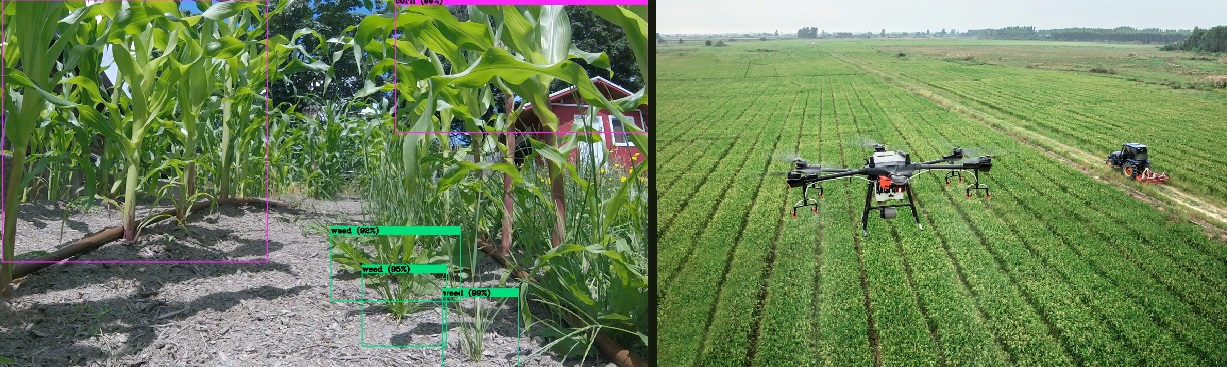
#> input picture images/imagenReadme.jpg, 1227 x 367 px, found by its file name; its folder holds only this picture in this run
$ jupyter execute --allow-errors EDA.ipynb
#> lines starting #> are read from the running program, lines starting #| are printed output that depends on the picture
# Data Description
It includes 2822 images.
Weed are annotated in YOLO v5 PyTorch format.

The following pre-processing was applied to each image:

Auto-orientation of pixel data (with EXIF-orientation stripping)
The following augmentation was applied to create 3 versions of each source image:

Equal probability of one of the following 90-degree rotations: none, clockwise, counter-clockwise
Random shear of between -15° to +15° horizontally and -15° to +15° vertically
Random brigthness adjustment of between -25 and +25 percent

 Info de data.yaml
 names: ['crop', 'weed']

[cell 1]
from google.colab import drive
drive.mount('/content/drive')

[cell 2]
import os

def contar_clases_en_carpeta(ruta_carpeta):
    contador_1 = 0
    contador_0 = 0

    archivos_txt = [archivo for archivo in os.listdir(ruta_carpeta) if archivo.endswith(".txt")]

    for archivo_txt in archivos_txt:
        ruta_completa = os.path.join(ruta_carpeta, archivo_txt)

        with open(ruta_completa, "r") as archivo:
            for linea in archivo:
                primer_caracter = linea.strip()[0]
                if primer_caracter == '1':
                    contador_1 += 1
                elif primer_caracter == '0':
                    contador_0 += 1

    return contador_1, contador_0, len(archivos_txt)

# Definir carpetas
carpeta_labels = "/content/drive/MyDrive/HUMAI Certificado Ciencia de Datos/WeedCrop/train/labels"
carpeta_labels_test = "/content/drive/MyDrive/HUMAI Certificado Ciencia de Datos/WeedCrop/test/labels"
carpeta_labels_valid = "/content/drive/MyDrive/HUMAI Certificado Ciencia de Datos/WeedCrop/valid/labels"

# Sumar contadores de las tres carpetas
contador_1_total = 0
contador_0_total = 0
total_archivos_total = 0

# Sumar contadores y archivos
#> (the rest of this cell did not finish here and is left out)

[cell 3]
import matplotlib.pyplot as plt

# Crear un gráfico de barras
categorias = ['crop', 'weed']
valores = [contador_0_total/1000, contador_1_total/1000]
plt.bar(categorias, valores, color=['blue', 'green'])
plt.ylabel('Número de ocurrencias en miles')
plt.title('Distribucion de clases')

# Mostrar el gráfico
plt.show()
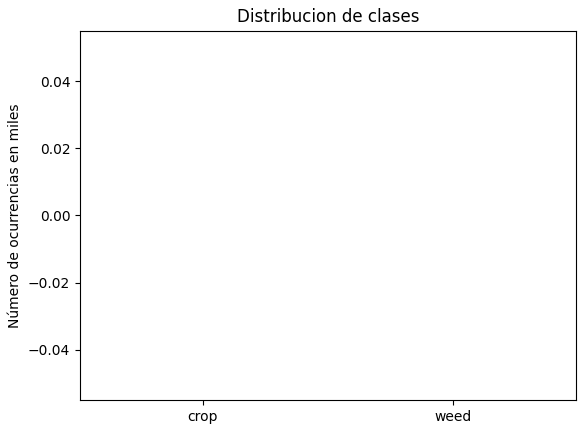
#> figure drawn by matplotlib, 1 panel
#> (the rest of this cell did not finish here and is left out)

[cell 4]
import os
import pandas as pd

carpeta_labels = "/content/drive/MyDrive/HUMAI/Data_weed_crop/train/labels"

# Inicializar listas para almacenar los datos
clases = []
coordenadas_x = []
coordenadas_y = []
ancho = []
alto = []

# Obtener la lista de archivos en la carpeta
#> (the rest of this cell did not finish here and is left out)

[cell 5]
import matplotlib.pyplot as plt

# Crear un scatter plot con un color diferente para cada clase
#> (the rest of this cell did not finish here and is left out)

[cell 6]
import matplotlib.pyplot as plt

# Crear un scatter plot con un color diferente para cada clase
#> (the rest of this cell did not finish here and is left out)

[cell 7]
import matplotlib.pyplot as plt

# Crear un scatter plot con puntos verdes y azules para cada clase
#> (the rest of this cell did not finish here and is left out)

[cell 8]
import matplotlib.pyplot as plt

# Crear un gráfico de mapa de calor (hexbin) con un color diferente para cada clase
#> (the rest of this cell did not finish here and is left out)

#> (a cell that did not finish here is left out)

[cell 10]
import os
from PIL import Image
import matplotlib.pyplot as plt

def obtener_tamano_imagen(ruta_imagen):
    try:
        # Abrir la imagen con Pillow
        imagen = Image.open(ruta_imagen)
#> imagen is the input picture: PIL image 1227x367 RGB; mean R, G, B 109.9, 132.3, 88.7

        # Obtener el tamaño de la imagen
        ancho, alto = imagen.size
#> ancho = 1227; alto = 367

        # Devolver el tamaño como una tupla (ancho, alto)
        return ancho, alto

    except Exception as e:
        print(f"Error al obtener el tamaño de la imagen {ruta_imagen}: {e}")
        return None

# Ruta de la carpeta que contiene las imágenes
carpeta_labels = "/content/drive/MyDrive/HUMAI Certificado Ciencia de Datos/WeedCrop/train/images"

# Obtener la lista de archivos en la carpeta
archivos_en_carpeta = os.listdir(carpeta_labels)

# Diccionario para almacenar tamaños y sus cantidades correspondientes
tamanos_con_cantidades = {}

# Iterar sobre los archivos y obtener los tamaños
for archivo in archivos_en_carpeta:
    ruta_imagen = os.path.join(carpeta_labels, archivo)
    tamano = obtener_tamano_imagen(ruta_imagen)
#> tamano = (1227, 367)
    if tamano:
        # Agregar el tamaño al diccionario y aumentar la cantidad
        if tamano in tamanos_con_cantidades:
            tamanos_con_cantidades[tamano] += 1
        else:
            tamanos_con_cantidades[tamano] = 1

# Crear listas separadas para tamaños y cantidades
tamaños, cantidades = zip(*tamanos_con_cantidades.items())

# Crear el gráfico de barras
plt.bar(range(len(tamaños)), cantidades, align='center')
plt.xticks(range(len(tamaños)), tamaños, rotation=45)
plt.xlabel('Tamaño de la Imagen')
plt.ylabel('Cantidad de Imágenes')
plt.title('Distribución de Tamaños de Imágenes')
plt.show()
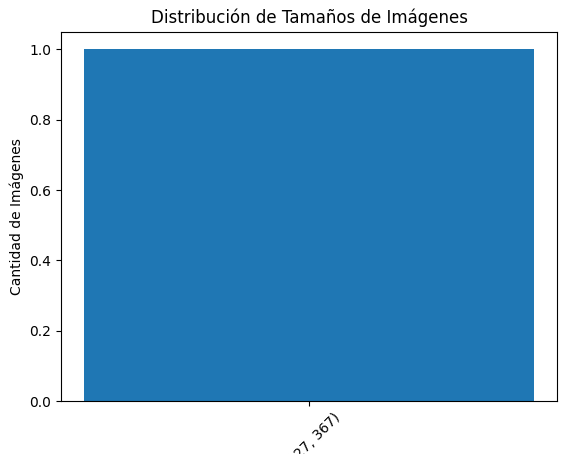
#> figure drawn by matplotlib, 1 panel

[cell 11]
## Por cada clase
import os

def contar_clases_en_carpeta(ruta_carpeta):
    contador_1 = 0
    contador_0 = 0

    archivos_txt = [archivo for archivo in os.listdir(ruta_carpeta) if archivo.endswith(".txt")]

    for archivo_txt in archivos_txt:
        ruta_completa = os.path.join(ruta_carpeta, archivo_txt)

        with open(ruta_completa, "r") as archivo:
            for linea in archivo:
                primer_caracter = linea.strip()[0]
                if primer_caracter == '1':
                    contador_1 += 1
                elif primer_caracter == '0':
                    contador_0 += 1

    return contador_1, contador_0, len(archivos_txt)

# Definir carpeta
carpeta_labels = "/content/drive/MyDrive/HUMAI/Data_weed_crop/test/labels"

# Obtener contadores y cantidad total de archivos
#> (the rest of this cell did not finish here and is left out)

[cell 12]
import matplotlib.pyplot as plt

# Crear un gráfico de barras
categorias = ['crop', 'weed']
valores = [contador_0_total/1000, contador_1_total/1000]
plt.bar(categorias, valores, color=['blue', 'green'])
#plt.ylabel('Número de ocurrencias en miles')
plt.suptitle('TEST', fontsize=16)
plt.title('Distribución de clases ', fontsize=14)


# Mostrar el gráfico
plt.show()
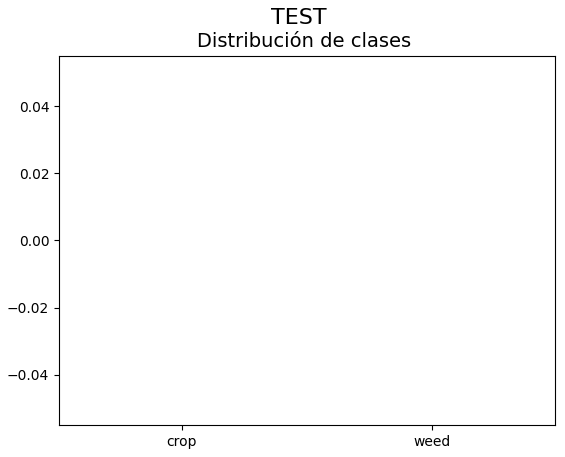
#> figure drawn by matplotlib, 1 panel
print(f"Cantidad de 'weed' detectadas: {contador_1_total}")
print(f"Cantidad de 'crop' detectadas: {contador_0_total}")
